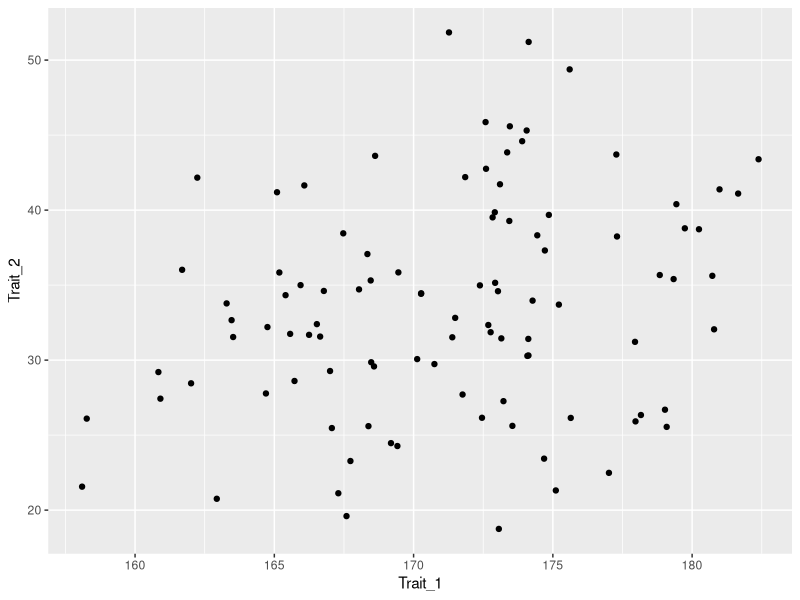
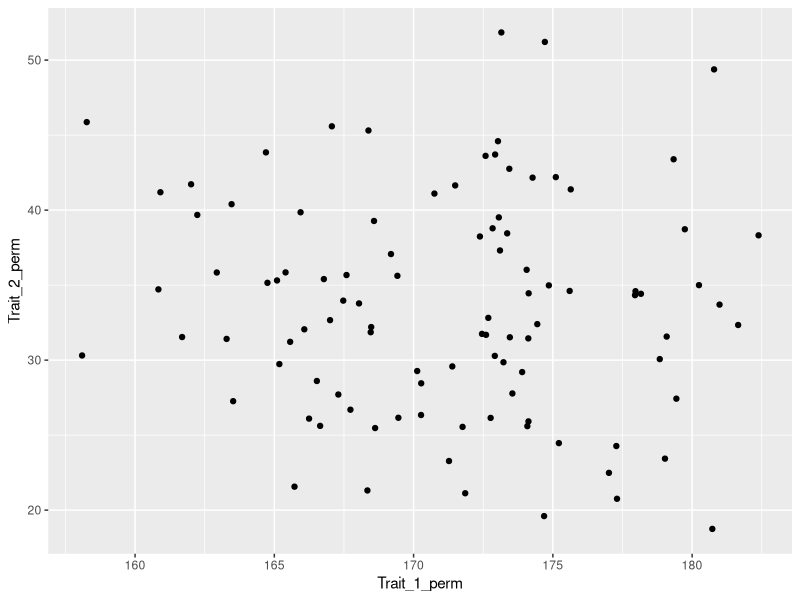
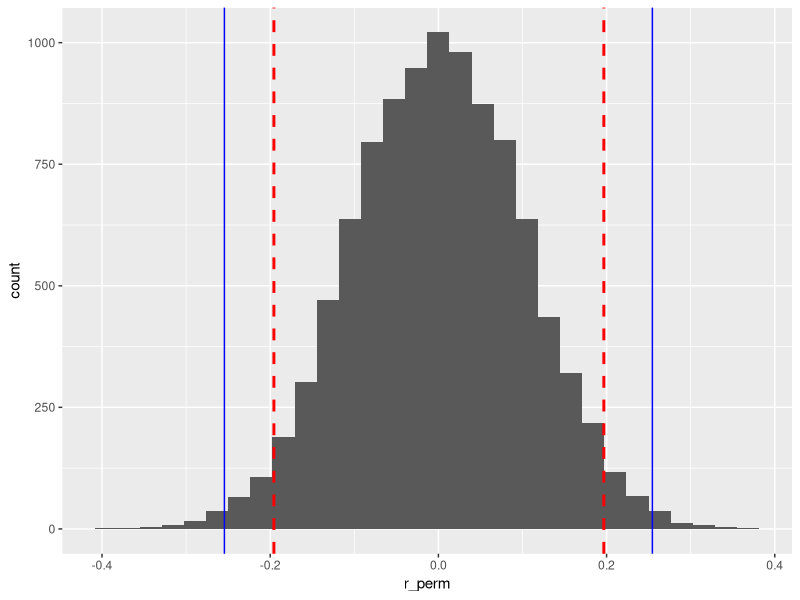
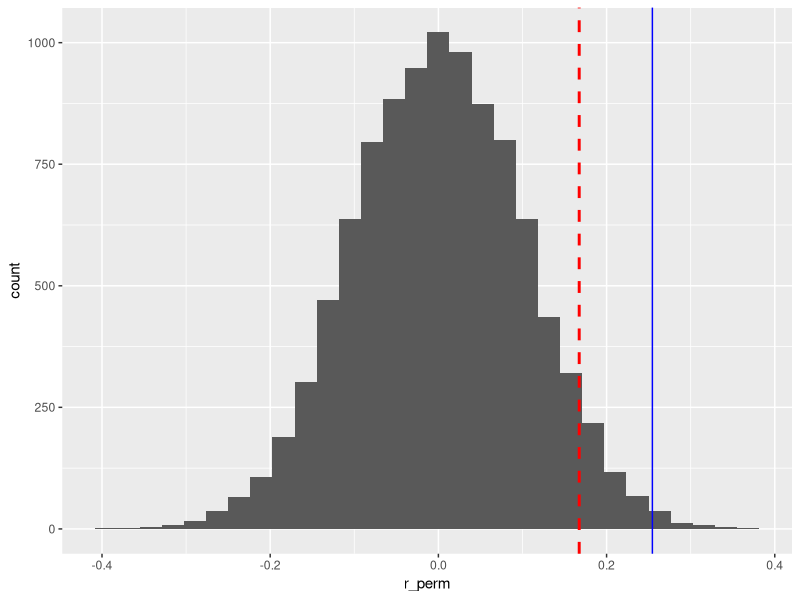
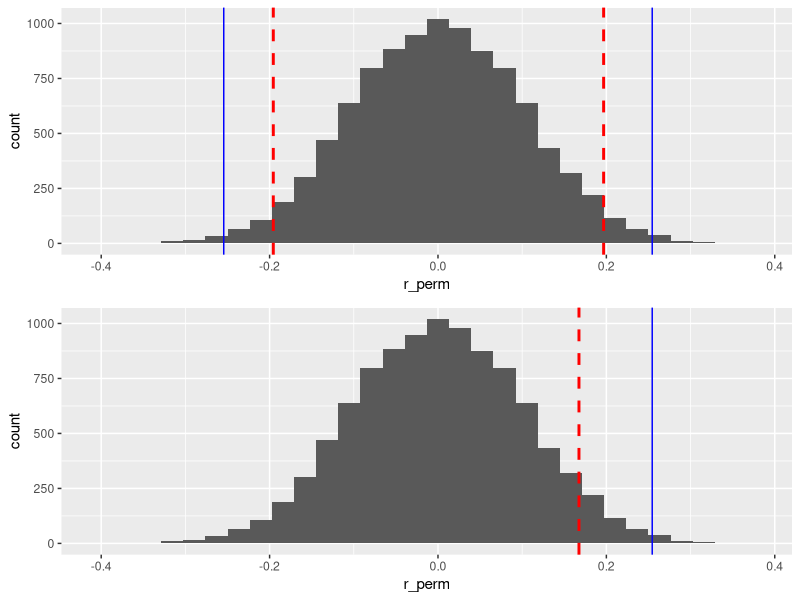

Source code (R) for these figures, in order:
# Пермутационный тест для оценки статистической значимости коэффициента корреляции
library(ggplot2)
library(dplyr)

# Создаем искусственный датасет, содержащий скоррелированные векторы

set.seed(12345)
x = rnorm(100, 170, 5) # Случайные числа

y = 0.2*x - 1 # Вектор, связанный с вектором x

y = y + rnorm(100, 0, 7) # Добавляем шум

df <- data.frame(Trait_1 = x, Trait_2 = y)

ggplot(df, aes(x = Trait_1, y  =Trait_2)) +
  geom_point()


# Выборочный коэффициент корреляции

r_samp <- cor(df$Trait_1, df$Trait_2)

cor.test(df$Trait_1, df$Trait_2) # Параметрический тест (t-test)

### Пермутационный тест ###

# Распределение статистики (r) при условии, что верна нулевая гипотеза, можно сгенерировать из данных
# Если верна нулевая гипотеза, то Trait_1 и Trait_2 независят друг от друга (корреляция равна нулю). Следовательно, перемешивая в случайном порядке элементы вектор Trait_1 и/или Trait_2, мы ничего не испортим


df$Trait_1_perm <- sample(df$Trait_1)

df$Trait_2_perm <- sample(df$Trait_2)

ggplot(df, aes(x = Trait_1_perm, y  =Trait_2_perm)) +
  geom_point()

cor(df$Trait_1_perm, df$Trait_2_perm)


# Повторим пермутации многократно

df_r <- data.frame(r_perm = rep(NA, 10000))

for(i in 1:9999){

  df$Trait_1_perm <- sample(df$Trait_1)
  df$Trait_2_perm <- sample(df$Trait_2)
  df_r$r_perm[i] <- cor(df$Trait_1_perm, df$Trait_2_perm)
}

tail(df_r)

# Последним значением будет наше измеренное значение, но это ведь тоже один из возможных результатов пермутаций


df_r$r_perm[10000] <- r_samp

# Строим частотное распределение пермутационных коэффициентов корреляции
Pl_twoside <-
ggplot(df_r, aes(x = r_perm)) +
  geom_histogram() +
  geom_vline(xintercept = c(r_samp, -r_samp) , color = "blue") +
  geom_vline(xintercept = quantile(x= df_r$r_perm, probs = c(0.025, 0.975)) , color = "red", linetype = 2, linewidth = 1)

Pl_twoside

# Посчитаем долю тех пермутационных коэффициетов (они порождены случайным процессом), которые больше или равны наблюдаемого (Двусторонний тест!)

mean((df_r$r_perm >= r_samp) |  (df_r$r_perm <= -r_samp))

# Односторонний тест

mean(df_r$r_perm >= r_samp)

cor.test(df$Trait_1, df$Trait_2, alternative = "greater") # Параметрический тест (t-test)

Pl_one_side <-
ggplot(df_r, aes(x = r_perm)) +
  geom_histogram() +
  geom_vline(xintercept = c(r_samp) , color = "blue") +
  geom_vline(xintercept = quantile(x= df_r$r_perm, probs = c(0.95)) , color = "red", linetype = 2, linewidth = 1)

Pl_one_side


library(cowplot)

plot_grid(Pl_twoside, Pl_one_side, nrow = 2)
